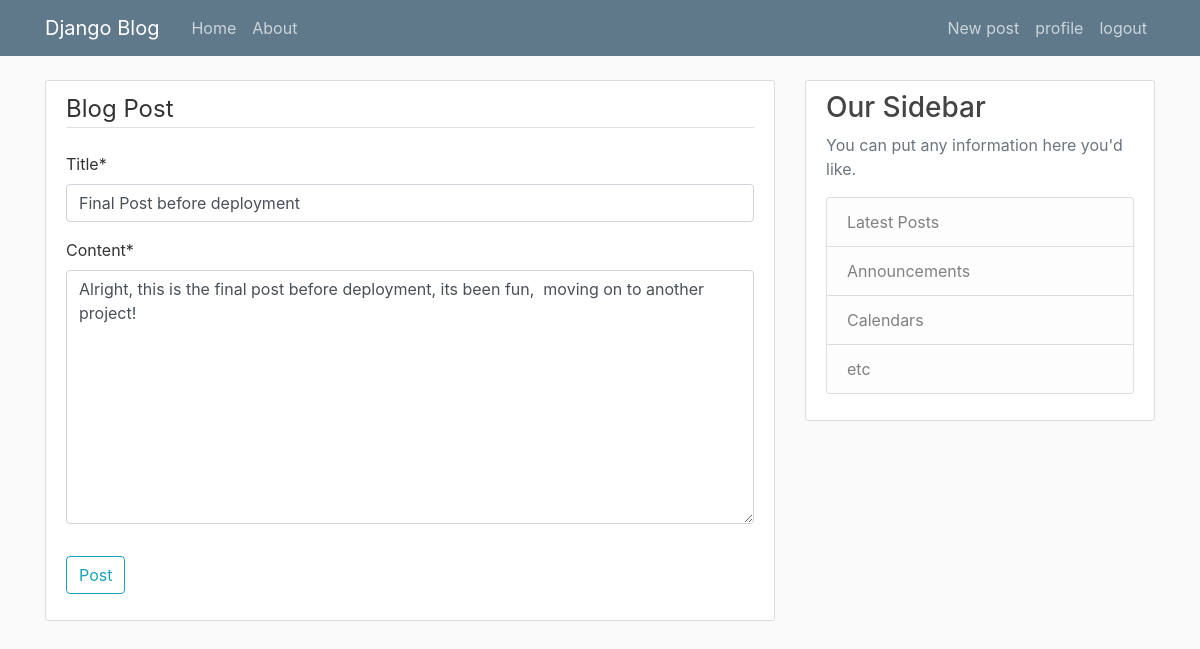
/post/29/update/ (signed in), run on the app's committed database.
### blog/models.py (models this page shows, shortened)
class Post(models.Model):
    title = models.CharField(max_length=100)
    content = models.TextField()
    date_posted = models.DateTimeField(default=timezone.now)
    author = models.ForeignKey(User, on_delete=models.CASCADE)

### blog/views.py (the view, shortened to what this page needs)
# urls.py: path('post/<int:pk>/update/', views.PostUpdateView.as_view(), name="post-update"),
class PostUpdateView(LoginRequiredMixin, UserPassesTestMixin, UpdateView):
    model = Post
    fields = ["title", "content"]
    def test_func(self):
        post = self.get_object()
        if self.request.user == post.author:
            return True
        return False

### blog/templates/blog/post_form.html (shortened to what this page needs)
{% extends "blog/base.html"%}
{% load crispy_forms_tags %}
{% block content %}
   <div class="content-section">
       <form method="POST">
           <fieldset class="form-group">
            <legend class="border-bottom mb-4">Blog Post</legend>
            {{ form|crispy }}
           </fieldset>
           <div class="form-group">
                <button class="btn btn-outline-info" type="submit">Post</button>
           </div>
       </form>
   </div>
{% endblock content %}

### blog/static/blog/main.css (style rules this page uses)
body { background: #fafafa; color: #333333; margin-top: 5rem; }
.content-section { background: #ffffff; padding: 10px 20px; border: 1px solid #dddddd; border-radius: 3px; margin-bottom: 20px; }

### data on the page
Post: title "Final Post before deployment", content "Alright, this is the final post before deployment, its been fun, moving on to another project!"
